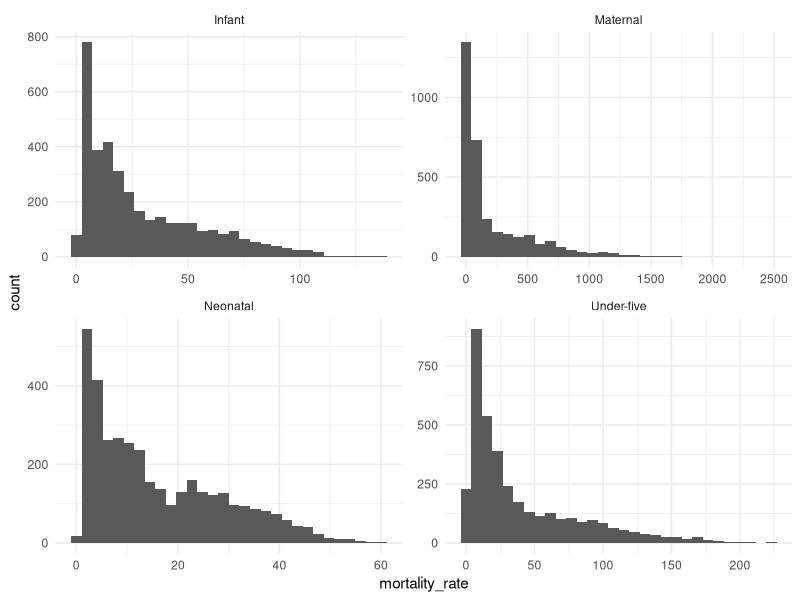
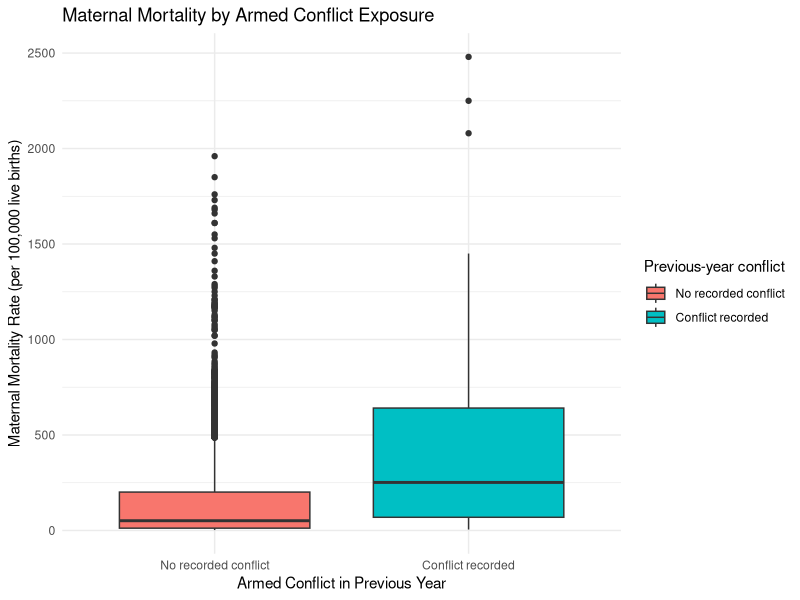
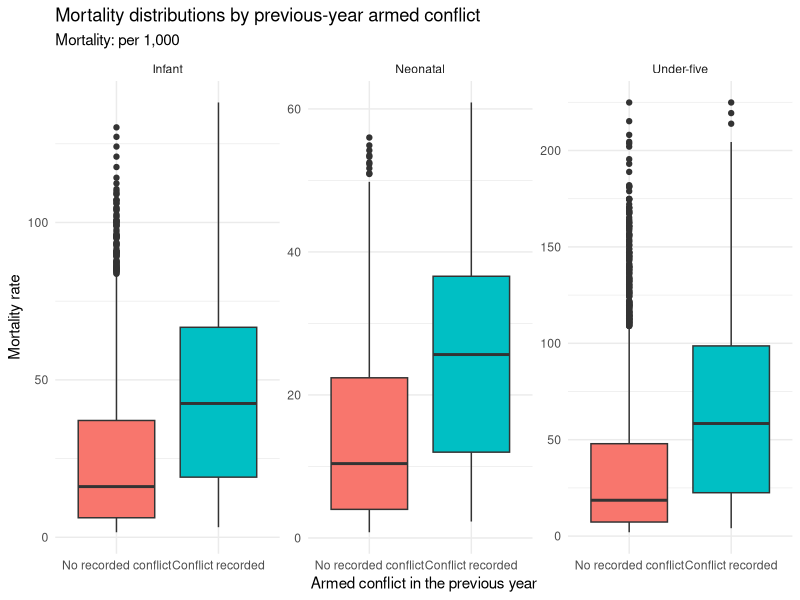
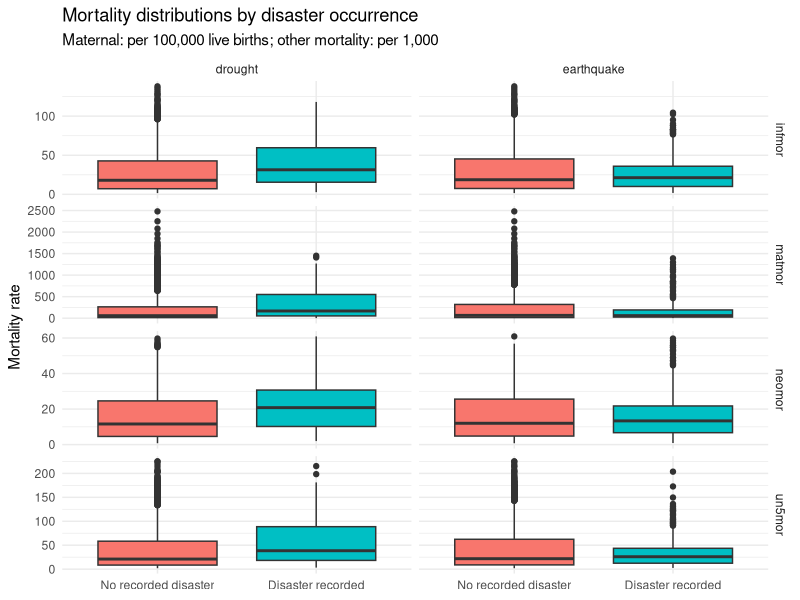
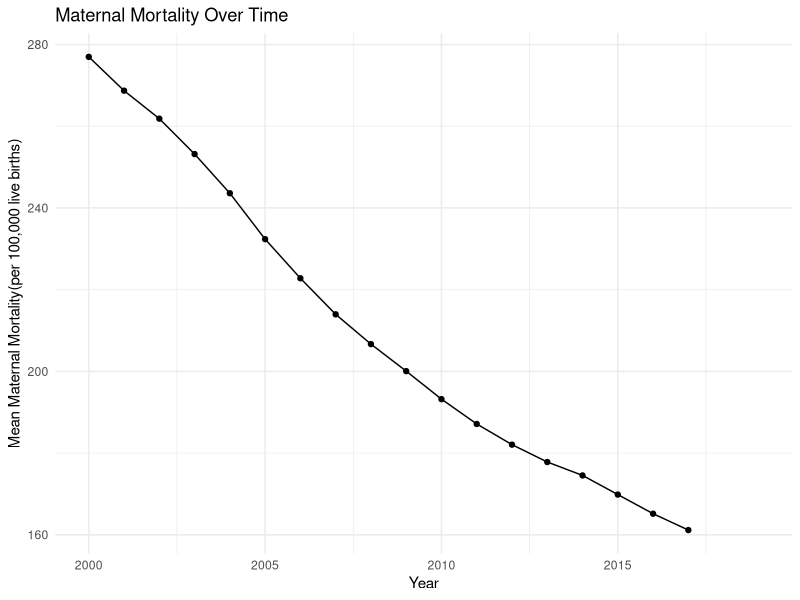
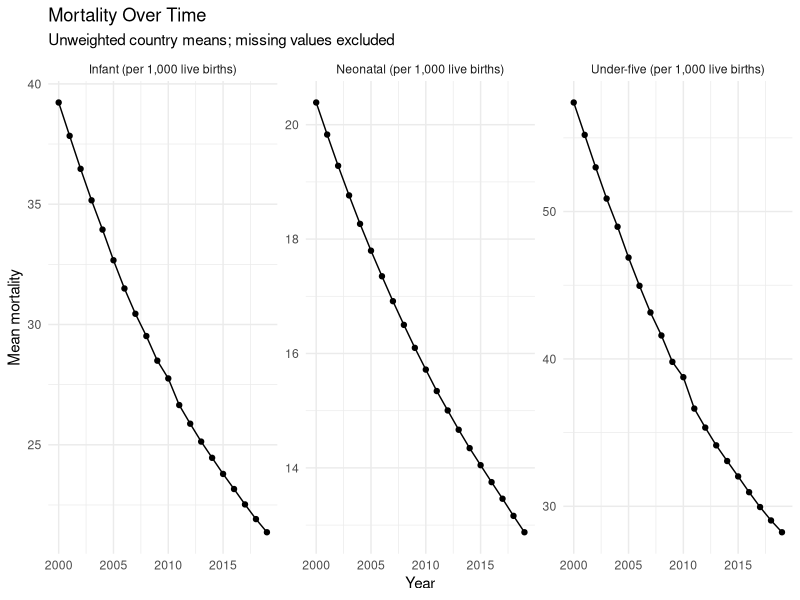

R code for these plots, in order:
## ---- chunk 1
library(tidyverse)
library(dplyr)
library(tidyr)
library(knitr)

final_data <- read_csv("data/processed/final_data.csv")
## ---- chunk 2
tibble(
  measure = c(
    "Rows", "Columns", "Countries",
    "First year", "Last year",
    "Duplicate country-year rows",
    "Rows with missing country or year",
    "Rows with any missing value",
    "Total missing cells",
    "Percentage of cells missing"
  ),
  value = c(
    nrow(final_data),
    ncol(final_data),
    n_distinct(final_data$iso, na.rm = TRUE),
    min(final_data$year, na.rm = TRUE),
    max(final_data$year, na.rm = TRUE),
    sum(duplicated(final_data[c("iso", "year")])),
    sum(!complete.cases(final_data[c("iso", "year")])),
    sum(!complete.cases(final_data)),
    sum(is.na(final_data)),
    round(100 * mean(is.na(final_data)), 2)
  )
) |>
  kable(caption = "Dataset overview")

## ---- chunk 3
dim(final_data)
names(final_data)
glimpse(final_data)
summary(final_data)
## ---- chunk 4
head(final_data)
tail(final_data)

set.seed(123)
slice_sample(final_data, n = 10)
## ---- chunk 5
missing_data <- final_data |>
  summarise(across(everything(), ~sum(is.na(.)))) |>
  pivot_longer(
    everything(),
    names_to = "variable",
    values_to = "n_missing"
  ) |>
  mutate(
    percent_missing = round(
      100 * n_missing / nrow(final_data), 2
    )
  )

missing_data
## ---- chunk 6
final_data |>
  group_by(year) |>
  summarise(
    missing_n = sum(is.na(matmor)),
    missing_percent = round(100 * mean(is.na(matmor)), 2),
    .groups = "drop"
  )
## ---- chunk 7
final_data |>
  filter(year <= 2017, is.na(matmor)) |>
  count(iso, name = "missing_years") |>
  arrange(desc(missing_years))

## ---- chunk 8
final_data |>
  pivot_longer(
    cols = c(matmor, infmor, neomor, un5mor),
    names_to = "mortality_type",
    values_to = "mortality_rate"
  ) |>
  ggplot(aes(x = mortality_rate)) +
  geom_histogram(bins = 30) +
  facet_wrap(~mortality_type, scales = "free",
   labeller = as_labeller(c(
      matmor= "Maternal",
      infmor = "Infant",
      neomor = "Neonatal",
      un5mor = "Under-five"
    ))) +
  theme_minimal()
## ---- chunk 9
table(final_data$armed_conflict_lag1, useNA = "ifany")
## ---- chunk 10
ggplot(
  final_data,
  aes(
    x = factor(armed_conflict_lag1,levels = c(0, 1),
      labels = c("No recorded conflict", "Conflict recorded")),
    y = matmor,
    fill= factor(armed_conflict_lag1,levels = c(0, 1),
      labels = c("No recorded conflict", "Conflict recorded"))
  )
) +
  geom_boxplot() +
  labs(
    x = "Armed Conflict in Previous Year",
    y = "Maternal Mortality Rate (per 100,000 live births)",
    fill = "Previous-year conflict",
    title = "Maternal Mortality by Armed Conflict Exposure"
  ) +
  theme_minimal()
## ---- chunk 11
final_data |>
  pivot_longer(
    cols = c( infmor, neomor, un5mor),
    names_to = "mortality_type",
    values_to = "mortality_rate"
  ) |>
  filter(!is.na(armed_conflict_lag1)) |>
  mutate(
    conflict_present = factor(
      armed_conflict_lag1,
      levels = c(0, 1),
      labels = c("No recorded conflict", "Conflict recorded")
    )
  ) |>
  ggplot(aes(
    x = conflict_present,
    y = mortality_rate,
    fill = conflict_present
  )) +
  geom_boxplot(na.rm = TRUE) +
  facet_wrap(
    ~mortality_type,
    scales = "free_y",
    labeller = as_labeller(c(
      infmor = "Infant",
      neomor = "Neonatal",
      un5mor = "Under-five"
    ))
  ) +
  labs(
    x = "Armed conflict in the previous year",
    y = "Mortality rate",
    title = "Mortality distributions by previous-year armed conflict",
    subtitle = "Mortality: per 1,000"
  ) +
  theme_minimal() +
  theme(legend.position = "none")

## ---- chunk 12
final_data |>
  pivot_longer(
    cols = c(matmor, infmor, neomor, un5mor),
    names_to = "mortality_type",
    values_to = "mortality_rate"
  ) |>
  pivot_longer(
    cols = c(drought, earthquake),
    names_to = "disaster_type",
    values_to = "disaster_present"
  ) |>
  mutate(
    disaster_present = factor(
      disaster_present,
      levels = c(0, 1),
      labels = c("No recorded disaster", "Disaster recorded")
    )
  ) |>
  ggplot(aes(x = disaster_present, y = mortality_rate,
             fill = disaster_present)) +
  geom_boxplot(na.rm = TRUE) +
  facet_grid(mortality_type ~ disaster_type, scales = "free_y") +
  labs(
    x = NULL,
    y = "Mortality rate",
    title = "Mortality distributions by disaster occurrence",
    subtitle = "Maternal: per 100,000 live births; other mortality: per 1,000"
  ) +
  theme_minimal() +
  theme(legend.position = "none")
## ---- chunk 13
final_data |>
  group_by(year) |>
  summarise(
    mean_maternal_mortality = mean(matmor, na.rm = TRUE),
    .groups = "drop"
  ) |>
  ggplot(aes(x = year, y = mean_maternal_mortality)) +
  geom_line() +
  geom_point() +
  labs(
    x = "Year",
    y = "Mean Maternal Mortality(per 100,000 live births)",
    title = "Maternal Mortality Over Time"
  ) +
  theme_minimal()
## ---- chunk 14
final_data |>
  pivot_longer(
    cols = c(infmor, neomor, un5mor),
    names_to = "mortality_type",
    values_to = "mortality_rate"
  ) |>
  group_by(year, mortality_type) |>
  summarise(
    mean_mortality = if (all(is.na(mortality_rate))) {
      NA_real_
    } else {
      mean(mortality_rate, na.rm = TRUE)
    },
    .groups = "drop"
  ) |>
  ggplot(aes(x = year, y = mean_mortality)) +
  geom_line(na.rm = TRUE) +
  geom_point(na.rm = TRUE) +
  facet_wrap(
    ~mortality_type,
    scales = "free_y",
    labeller = as_labeller(c(
      infmor = "Infant (per 1,000 live births)",
      neomor = "Neonatal (per 1,000 live births)",
      un5mor = "Under-five (per 1,000 live births)"
    ))
  ) +
  labs(
    x = "Year",
    y = "Mean mortality",
    title = "Mortality Over Time",
    subtitle = "Unweighted country means; missing values excluded"
  ) +
  theme_minimal()
